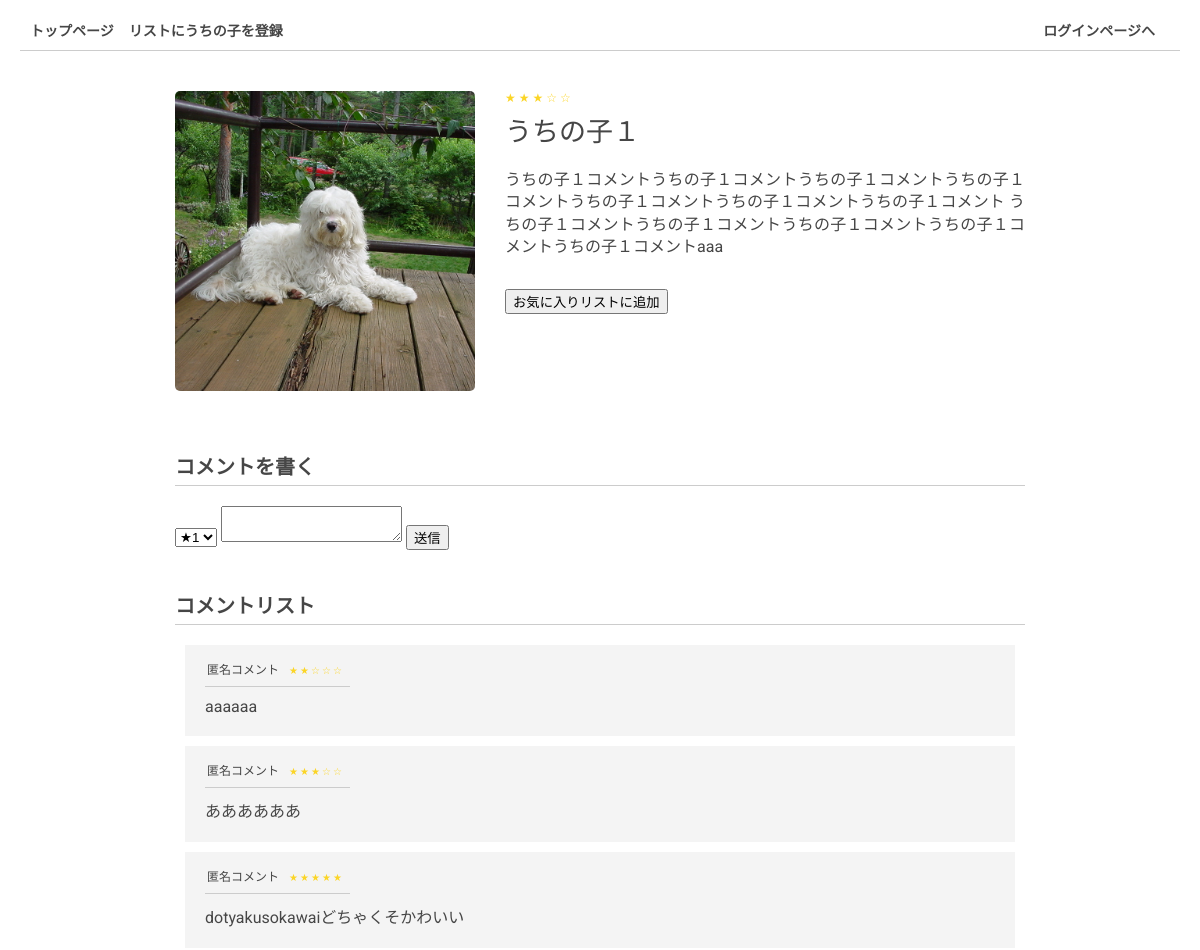
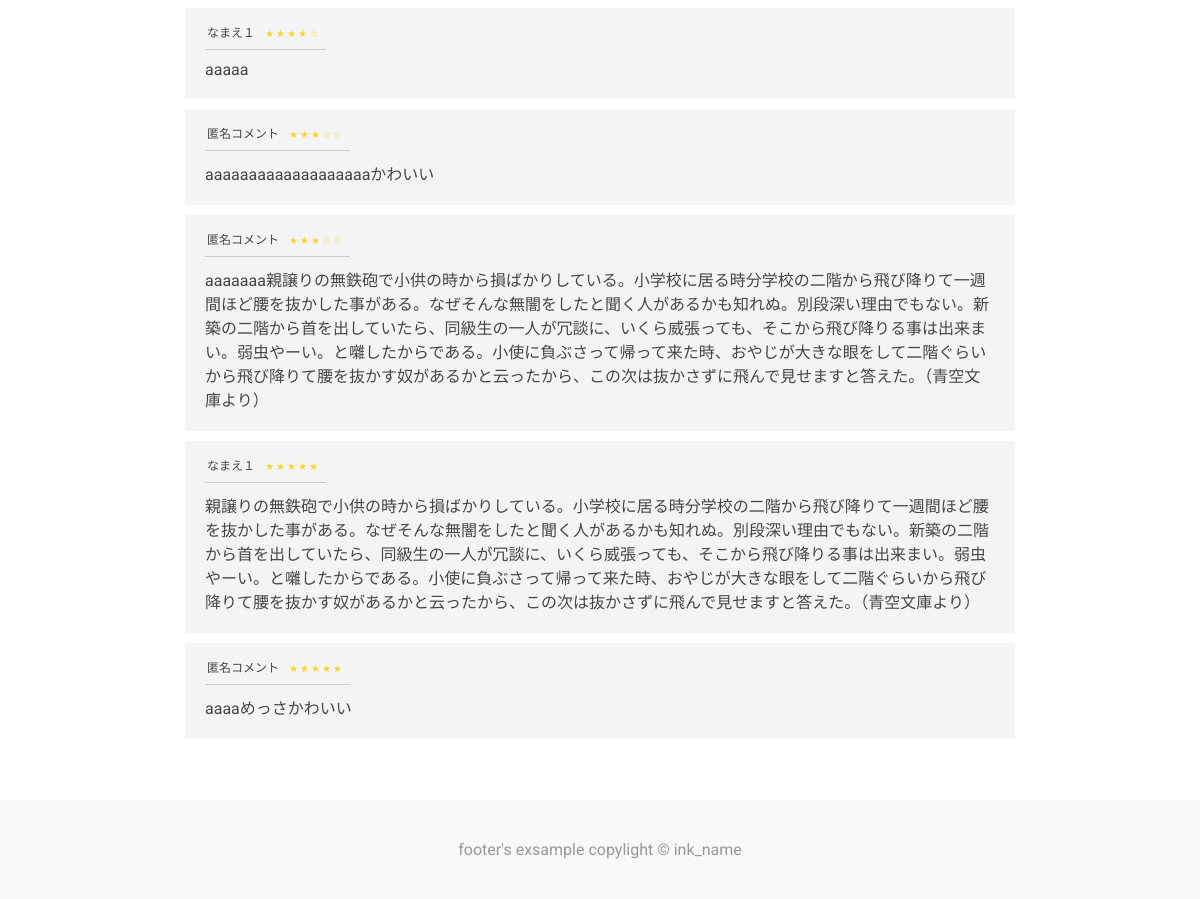
Screenshot of /product.php?id=1 with the database file from the repository (2 pictures, top to bottom).
### tables this page shows
CREATE TABLE `product` (
  `id` int(11) NOT NULL,
  `name` text NOT NULL,
  `comment` text,
  `indate` datetime NOT NULL,
  `delete_flg` int(1) NOT NULL
);

CREATE TABLE `product_comment` (
  `id` int(11) NOT NULL,
  `user_id` int(11) NOT NULL,
  `comment` text NOT NULL,
  `product_id` int(11) NOT NULL,
  `star` int(11) NOT NULL,
  `indate` datetime NOT NULL
);

CREATE TABLE `user` (
  `id` int(11) NOT NULL,
  `name` varchar(128) NOT NULL,
  `indate` datetime NOT NULL,
  `lid` varchar(128) NOT NULL,
  `lpw` varchar(64) NOT NULL,
  `kanri_flg` int(1) NOT NULL,
  `life_flg` int(1) NOT NULL
);

### product.php (the view, shortened to what this page needs)
<?php
$pdo = db_con();
$productId = $_GET["id"];
	$stmt = $pdo->prepare("SELECT count(*) FROM product_comment WHERE product_id=".$productId);
	$status = $stmt->execute();
	if($status==false) {
	sqlError($stmt);
	}else{
	$count = $stmt->fetchColumn();
	}
	$starsum = 0;
	$stmt = $pdo->prepare("SELECT star FROM product_comment WHERE product_id=".$productId);
	$status = $stmt->execute();
	if($status==false) {
		sqlError($stmt);
	}else{
		while( $result = $stmt->fetch(PDO::FETCH_ASSOC)){
			$starsum = $starsum+$result["star"];
		}
	}
	$starCount = $starsum/$count;
	if($starCount>=5){
		$commentReputationOne = '★★★★★';
	}elseif($starCount>=4){
		$commentReputationOne = '★★★★☆';
	}elseif($starCount>=3){
		$commentReputationOne = '★★★☆☆';
	}elseif($starCount>=2){
		$commentReputationOne = '★★☆☆☆';
	}else{
		$commentReputationOne = '★☆☆☆☆';
	}
$stmt = $pdo->prepare("SELECT * FROM product WHERE id=".$productId);
$status = $stmt->execute();
if($status==false) {
	sqlError($stmt);
}else{
	while( $result = $stmt->fetch(PDO::FETCH_ASSOC)){
	$productBlk .= '<section class="productBlk">
			<div class="imgBlk" style="background:url(img/img'.$productId.'.jpg) center no-repeat; background-size:cover;"></div>
			<div class="descBlk">
				<div class="reputation">'.$commentReputationOne.'</div>
				<p class="name">'.$result["name"].'</p>
				<div class="desc">'.$result["comment"].'</div>
				<form style="margin-top:30px" id="wantForm" action="wantliat_write.php" method="post">
					<input type="hidden" name="wantedId" id="wantedId" value="'.$productId.'">
					<input type="submit" value="お気に入りリストに追加">
				</form>
			</div>
		</section>';
	}
}
?>
<html>
<head>
    <link rel="stylesheet" href="css/reset.css">
    <link rel="stylesheet" href="css/index.css">
    <link rel="stylesheet" href="css/product.css">
</head>
<body>
<div class="wraper">
<header>
	<?php include("header.php") ?>
</header>
<main>
	<?=$productBlk?>
	<section class="commentBlk">
		<h2>コメントを書く</h2>
		<form class="commentForm" action="product.php?id=<?php echo $productId ?>" method="post">
			<select name="commentReputation">
				<option value="1">★1</option>
			</select>
			<textarea name="comment" id="comment"></textarea>
			<input type="submit" value="送信">
		</form>
		<h2>コメントリスト</h2>
		<ul class="commentList">
		<?php
		$stmt = $pdo->prepare("SELECT * FROM product_comment LEFT JOIN user ON product_comment.user_id = user.id WHERE product_comment.product_id=".$productId." ORDER BY product_comment.indate DESC");
		$status = $stmt->execute();
		if($status==false) {
			sqlError($stmt);
		}else{
			while( $result = $stmt->fetch(PDO::FETCH_ASSOC)){
				if($result["name"]){
					$commentname = $result["name"];
				}else{
					$commentname = "匿名コメント";
				}
				if($result["star"]==5){
					$commentReputationOne = '<div class="reputation">★★★★★</div>';
				}elseif($result["star"]==4){
					$commentReputationOne = '<div class="reputation">★★★★☆</div>';
				}elseif($result["star"]==3){
					$commentReputationOne = '<div class="reputation">★★★☆☆</div>';
				}elseif($result["star"]==2){
					$commentReputationOne = '<div class="reputation">★★☆☆☆</div>';
				}else{
					$commentReputationOne = '<div class="reputation">★☆☆☆☆</div>';
				}
				echo '<li>
				<div class="name">'.$commentname.'<div class="reputation">'.$commentReputationOne.'</div></div>
				<p class="txt">'.$result["comment"].'</p>
				</li>';
			}
		}
		?>
		</ul>
	</section>
</main>
<footer>
	<?php include("footer.php") ?>
</footer>
</div>
</body>
</html>

### css/index.css (style rules this page uses)
.wraper { min-width: 900px; padding: 20px 20px 150px; font-size: 16px; color: #464646; font-family: 'Roboto',"游ゴシック体", YuGothic, "游ゴシック", "Yu Gothic", "メイリオ", sans-serif; position: relative; min-height: 100vh; box-sizing: border-box; }
main { padding: 0 10px; max-width: 850px; margin: auto; }
header { margin-bottom: 40px; padding: 0 10px 10px; font-size: 14px; font-weight: bold; border-bottom: solid 1px #ccc; }
footer { padding: 40px 0; text-align: center; position: absolute; bottom:0; left: 0; width: 100%; color: #999; background: #f9f9f9; }

### css/product.css (style rules this page uses)
.productBlk { display: flex; justify-content: flex-start; max-width: 850px; margin: 0 auto 60; text-align: justify; }
.productBlk .descBlk { flex: 1; }
.productBlk .imgBlk { height: 300px; width: 300px; margin-right: 30px; border-radius: 5px; }
.productBlk .reputation { margin-bottom: 5px; font-size: 12px; letter-spacing: 3px; color: #fbd527; }
.productBlk .name { margin-bottom: 20px; font-size: 27px; }
.productBlk .desc { line-height: 1.4; }
.commentBlk h2 { padding-bottom: 5px; margin-bottom: 20px; font-size: 20px; border-bottom: solid 1px #ccc; }
.commentForm { margin-bottom: 40px; }
.commentBlk .commentList { padding: 0 10px; }
.commentBlk .commentList>li { margin-bottom: 10px; background: #f4f4f4; padding: 15px 20px 20px; }
.commentBlk .commentList>li .name { margin-bottom: 10px; display: inline-block; border-bottom: solid 1px #ccc; padding: 0 6px 0 2px; font-size: 12px; }
.commentBlk .commentList>li .reputation { display: inline-block; margin: 0 0 5px 5px; font-size: 10px; letter-spacing: 2px; color: #fbd527; }

### rows the page displays
product: commentReputationOne "★★★☆☆", name "うちの子１", comment "うちの子１コメントうちの子１コメントうちの子１コメントうちの子１コメントうちの子１コメントうちの子１コメントうちの子１コメント うちの子１コメントうちの子１コメントうちの子１コメントうちの子１コメントうちの子１コメントaaa"
product_comment: commentname "匿名コメント", comment "aaaaaa"
product_comment: commentname "匿名コメント", comment "ああああああ"
product_comment: commentname "匿名コメント", comment "dotyakusokawaiどちゃくそかわいい"
product_comment: user.name "なまえ１", comment "aaaaa"
product_comment: commentname "匿名コメント", comment "aaaaaaaaaaaaaaaaaaaかわいい"
product_comment: commentname "匿名コメント", comment "aaaaaaa親譲りの無鉄砲で小供の時から損ばかりしている。小学校に居る時分学校の二階から飛び降りて一週間ほど腰を抜かした事がある。なぜそんな無闇をしたと聞く人があるかも知れぬ。別段深い理由でもない。新築の二階から首を出していたら、同級生の一人が冗談に、いくら威張っても、そこから飛び降りる事は出来まい。弱虫やーい。と囃したからである。小使に負ぶさって帰って来た時、おやじが大きな眼をして二階ぐらいから飛び降りて腰を抜かす奴があるかと云ったから、この次は抜かさずに飛んで見せますと答えた。（青空文庫より）"
product_comment: user.name "なまえ１", comment "親譲りの無鉄砲で小供の時から損ばかりしている。小学校に居る時分学校の二階から飛び降りて一週間ほど腰を抜かした事がある。なぜそんな無闇をしたと聞く人があるかも知れぬ。別段深い理由でもない。新築の二階から首を出していたら、同級生の一人が冗談に、いくら威張っても、そこから飛び降りる事は出来まい。弱虫やーい。と囃したからである。小使に負ぶさって帰って来た時、おやじが大きな眼をして二階ぐらいから飛び降りて腰を抜かす奴があるかと云ったから、この次は抜かさずに飛んで見せますと答えた。（青空文庫より）"
product_comment: commentname "匿名コメント", comment "aaaaめっさかわいい"
